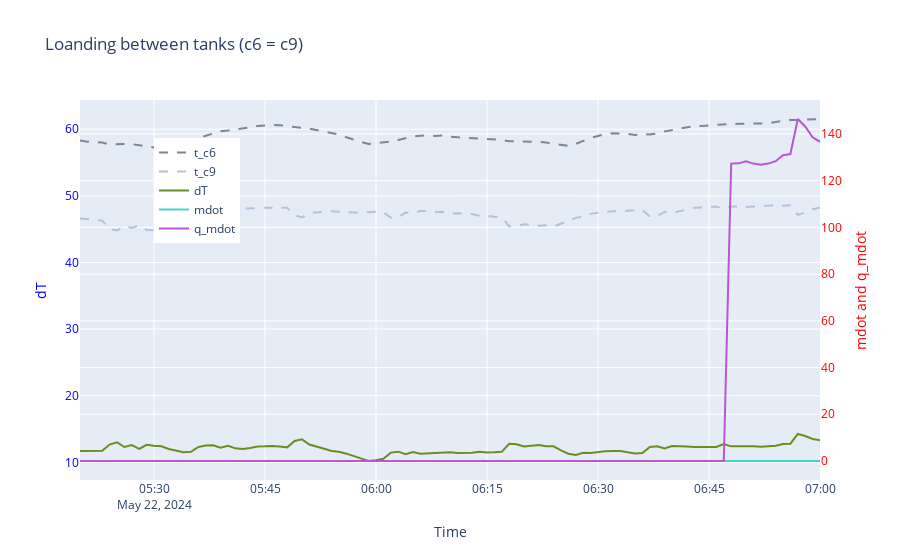

The code cell stored with this chart in its notebook:
### Code cell
####### Energie im Tank Loading

###  GROUP 4: Loading -> energy shared with solar tank 

#    c6 = c9
gr_69_list = [c6_df[1], c9_df[1]]

gr_69 = pd.concat((df.iloc[::freq5][:num_steps+1] for df in gr_69_list), axis = 1)
gr_69["dmdot"] = gr_69["mdot_c6"] - gr_69["mdot_c9"]
gr_69["dT"] = gr_69["t_c6"] - gr_69["t_c9"]
gr_69["mdot"] = gr_69["mdot_c6"]
gr_69["q_mdot"] = gr_69["dT"] * gr_69["mdot"] * cp

# Creating the plot
fig = go.Figure()

# Adding dT line
fig.add_trace(go.Scatter(
    x=gr_69.index,
    y=gr_69["t_c6"],
    name="t_c6",
    yaxis="y1",
    line=dict(color="lightslategray", dash='dash')
))

fig.add_trace(go.Scatter(
    x=gr_69.index,
    y=gr_69["t_c9"],
    name="t_c9",
    yaxis="y1",
    line=dict(color="lightsteelblue", dash='dash')
))

fig.add_trace(go.Scatter(
    x=gr_69.index,
    y=gr_69["dT"],
    name="dT",
    yaxis="y1",
    line=dict(color="olivedrab")
))

# Adding mdot line
fig.add_trace(go.Scatter(
    x=gr_69.index,
    y=gr_69["mdot"],
    name="mdot",
    yaxis="y2",
    line=dict(color="mediumturquoise")
))

# Adding q_mdot line
fig.add_trace(go.Scatter(
    x=gr_69.index,
    y=gr_69["q_mdot"],
    name="q_mdot",
    yaxis="y2",  # Using the same y-axis as mdot for demonstration
    line=dict(color="mediumorchid")
))

# Updating layout for the dual y-axis
fig.update_layout(
    title="Loanding between tanks (c6 = c9)",
    xaxis_title="Time",
    yaxis=dict(
        title="dT",
        titlefont=dict(color="blue"),
        tickfont=dict(color="blue"),
        anchor="x",
        side="left"
    ),
    yaxis2=dict(
        title="mdot and q_mdot",
        titlefont=dict(color="red"),
        tickfont=dict(color="red"),
        overlaying="y",
        anchor="x",
        side="right"
    ),
    legend=dict(x=0.1, y=0.9)
)

# Show the plot
fig.show()
